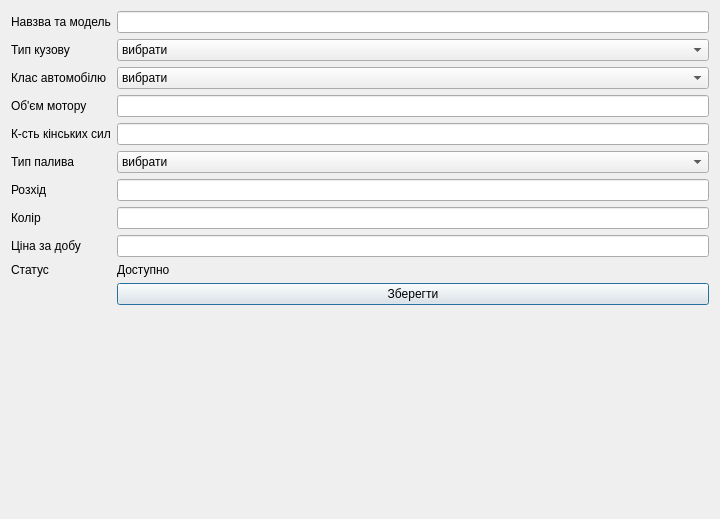
<?xml version="1.0" encoding="UTF-8"?>
<ui version="4.0">
 <class>AddCarDialog</class>
 <widget class="QDialog" name="AddCarDialog">
  <property name="geometry">
   <rect>
    <x>0</x>
    <y>0</y>
    <width>720</width>
    <height>519</height>
   </rect>
  </property>
  <property name="windowTitle">
   <string>Додати автомобіль</string>
  </property>
  <layout class="QGridLayout" name="gridLayout">
   <item row="0" column="0">
    <layout class="QFormLayout" name="formLayout">
     <item row="0" column="0">
      <widget class="QLabel" name="label_2">
       <property name="text">
        <string>Навзва та модель</string>
       </property>
      </widget>
     </item>
     <item row="0" column="1">
      <widget class="QLineEdit" name="nameEdit"/>
     </item>
     <item row="1" column="0">
      <widget class="QLabel" name="label_3">
       <property name="text">
        <string>Тип кузову</string>
       </property>
      </widget>
     </item>
     <item row="1" column="1">
      <widget class="QComboBox" name="bodyTypeCombo">
       <item>
        <property name="text">
         <string>вибрати</string>
        </property>
       </item>
       <item>
        <property name="text">
         <string>SUV</string>
        </property>
       </item>
       <item>
        <property name="text">
         <string>Седан</string>
        </property>
       </item>
       <item>
        <property name="text">
         <string>Універсал</string>
        </property>
       </item>
       <item>
        <property name="text">
         <string>Хетчбек</string>
        </property>
       </item>
      </widget>
     </item>
     <item row="2" column="0">
      <widget class="QLabel" name="label_4">
       <property name="text">
        <string>Клас автомобілю</string>
       </property>
      </widget>
     </item>
     <item row="2" column="1">
      <widget class="QComboBox" name="carTypeCombo">
       <item>
        <property name="text">
         <string>вибрати</string>
        </property>
       </item>
       <item>
        <property name="text">
         <string>Бізнес клас</string>
        </property>
       </item>
       <item>
        <property name="text">
         <string>Стандарт</string>
        </property>
       </item>
       <item>
        <property name="text">
         <string>Економ клас</string>
        </property>
       </item>
      </widget>
     </item>
     <item row="3" column="0">
      <widget class="QLabel" name="label_5">
       <property name="text">
        <string>Об'єм мотору</string>
       </property>
      </widget>
     </item>
     <item row="3" column="1">
      <widget class="QLineEdit" name="engineVolumeEdit"/>
     </item>
     <item row="4" column="0">
      <widget class="QLabel" name="label_6">
       <property name="text">
        <string>К-сть кінських сил</string>
       </property>
      </widget>
     </item>
     <item row="4" column="1">
      <widget class="QLineEdit" name="horsepowerEdit"/>
     </item>
     <item row="5" column="0">
      <widget class="QLabel" name="label_7">
       <property name="text">
        <string>Тип палива</string>
       </property>
      </widget>
     </item>
     <item row="5" column="1">
      <widget class="QComboBox" name="fuelTypeCombo">
       <item>
        <property name="text">
         <string>вибрати</string>
        </property>
       </item>
       <item>
        <property name="text">
         <string>Дизель</string>
        </property>
       </item>
       <item>
        <property name="text">
         <string>Бензин</string>
        </property>
       </item>
      </widget>
     </item>
     <item row="6" column="0">
      <widget class="QLabel" name="label_8">
       <property name="text">
        <string>Розхід</string>
       </property>
      </widget>
     </item>
     <item row="6" column="1">
      <widget class="QLineEdit" name="fuelConsumptionEdit"/>
     </item>
     <item row="7" column="0">
      <widget class="QLabel" name="label_9">
       <property name="text">
        <string>Колір</string>
       </property>
      </widget>
     </item>
     <item row="7" column="1">
      <widget class="QLineEdit" name="colorEdit"/>
     </item>
     <item row="8" column="0">
      <widget class="QLabel" name="label_10">
       <property name="text">
        <string>Ціна за добу</string>
       </property>
      </widget>
     </item>
     <item row="8" column="1">
      <widget class="QLineEdit" name="rentalPriceEdit"/>
     </item>
     <item row="9" column="0">
      <widget class="QLabel" name="label_11">
       <property name="text">
        <string>Статус</string>
       </property>
      </widget>
     </item>
     <item row="10" column="1">
      <widget class="QPushButton" name="pbAccepted">
       <property name="text">
        <string>Зберегти</string>
       </property>
      </widget>
     </item>
     <item row="9" column="1">
      <widget class="QLabel" name="availableLable">
       <property name="text">
        <string>Доступно</string>
       </property>
      </widget>
     </item>
    </layout>
   </item>
  </layout>
 </widget>
 <resources/>
 <connections/>
</ui>
